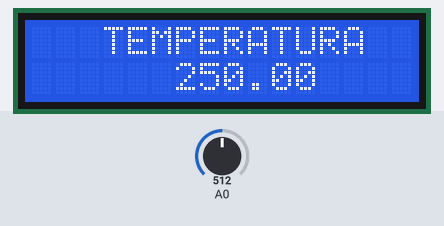
This sketch was run on a simulated Arduino Uno, built with avr-gcc and run on an emulated ATmega328P. Parts: 16×2 character LCD. The inputs (shaded band) are chosen by the test bench; at power-on: A0 = 512.

Above: at 1.2 s.
1.3 s: A0 set to 716
At 2.5 s:
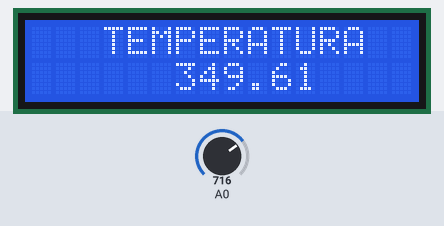
2.8 s: A0 set to 900
At 3.8 s:
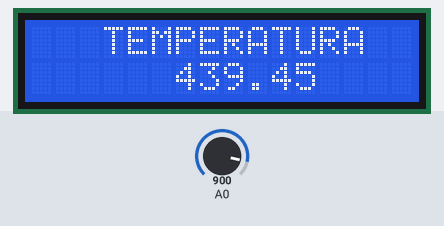
4.3 s: A0 set to 1023
At 4.8 s:
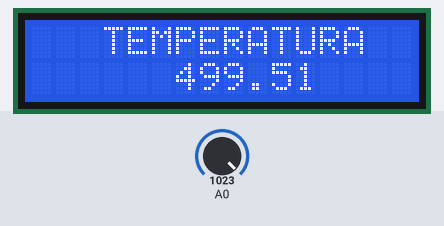
Timing chart, 0 to 7.3 s (numbered marks = the images above; inputs shaded):
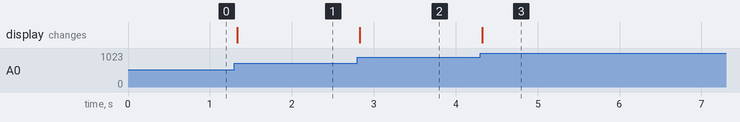

The sketch:

TP6.ino
```cpp
#include <LiquidCrystal_I2C.h>
#include <LCD.h>
LiquidCrystal_I2C lcd (0x27, 2, 1, 0, 4, 5, 6, 7);
int contador=0;
int puls1=2;
int puls2=3;
float SENSOR;
float TEMPERATURA;
void setup() {
  // put your setup code here, to run once:
  lcd.setBacklightPin(3,POSITIVE);  // puerto P3 de PCF8574 como positivo
    lcd.setBacklight(HIGH);   // habilita iluminacion posterior de LCD
    lcd.begin(16, 2);     // 16 columnas por 2 lineas para LCD 1602A
    lcd.clear();

}

void loop() {
 SENSOR = analogRead(A0);
 TEMPERATURA = (SENSOR * 5 * 100 / 1024);
 lcd.setCursor(3,0);
    lcd.print("TEMPERATURA");
    lcd.setCursor(6,1);
    lcd.print(TEMPERATURA);

}
```

Measured:
- after the input at 1.3 s, the display: changes at once (image 1)
- after the input at 2.8 s, the display: changes at once (image 2)
- after the input at 4.3 s, the display: changes at once (image 3)
